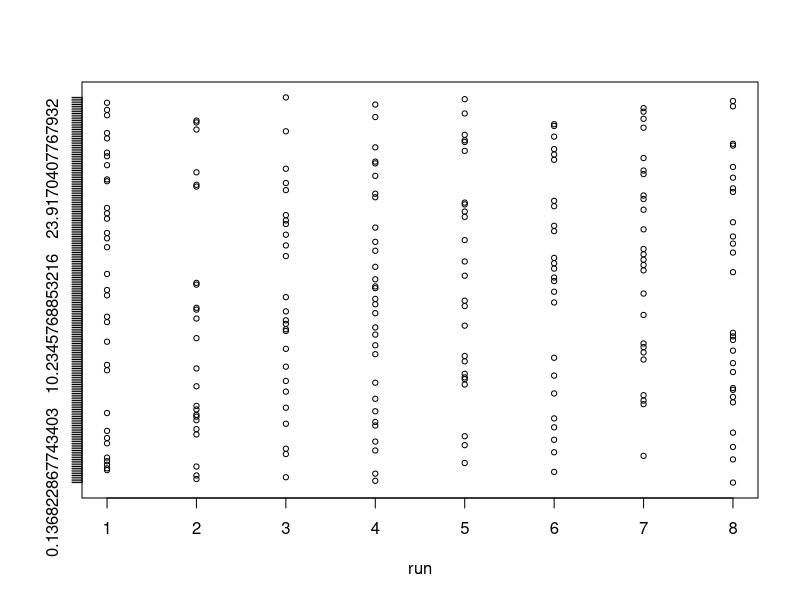

Reproduce this figure in R.
# This file is code used to solve problems in the textbook Foundations and Applications
  # of Statistics - An Introduction Using R

# Ex: 3.1.1 Show that f is a pdf.
# define the pdf
  f <- function(x) {3 * x^2 * (0 <= x & x <=1)}
  integrate(f, 0, 1)
  integrate(f, 0, 0.5)$value # give the approximate  value
  require(MASS)              # fractions() function is in MASS
  fractions(integrate(f, 0, 0.5)$value) # convert the solution to a fraction

# Ex: 3.1.3 Integrate a uniform pdf
  x <- 5:15
  # typically we would define a pdf this way:
  tempf <- function(x) {0.1 * (0 <= x & x <= 10)}
  tempf(x)
  integrate(tempf,7,10)

runif(6,0,10) # generate 6 random values from a uniform dist [0,10]
dunif(5,0,10) # calculate density of unif dist at 5
punif(3,0,10) # calcualte prob(x<3) on unif dist
qunif(0.25,0,10) # calcuate x for the 25th quantile

# Ex: 3.1.11
# Simulate the timing of Poisson events using the exponential distribution to model 
  # the time between consecutive events.
  runs <- 8; size <- 40
  # randomly generate 8 runs of 40 exponentially distributed arrivals
  time <- replicate(runs, cumsum(rexp(size)))
  df <- data.frame(time = as.vector(time), run = rep(1:runs, each=size))
  # use the shortest run as the maximum run time
  stop <- min(apply(time, 2, max))
  stop <- 5 * trunc(stop/5)
  df <- df[time <= stop,]
  #graph the results
  require(graphics)
  myplot <- stripchart(run~time, df, pch=1, cex=0.7, col='black',
                      panel=function(x,y,...){
                        panel.abline(h=seq(1.5,7.5,by=1),col='gray60')
                        panel.abline(v=seq(0,stop,by=5),col='gray60')
                        panel.stripchart(x,y,...)
                      })